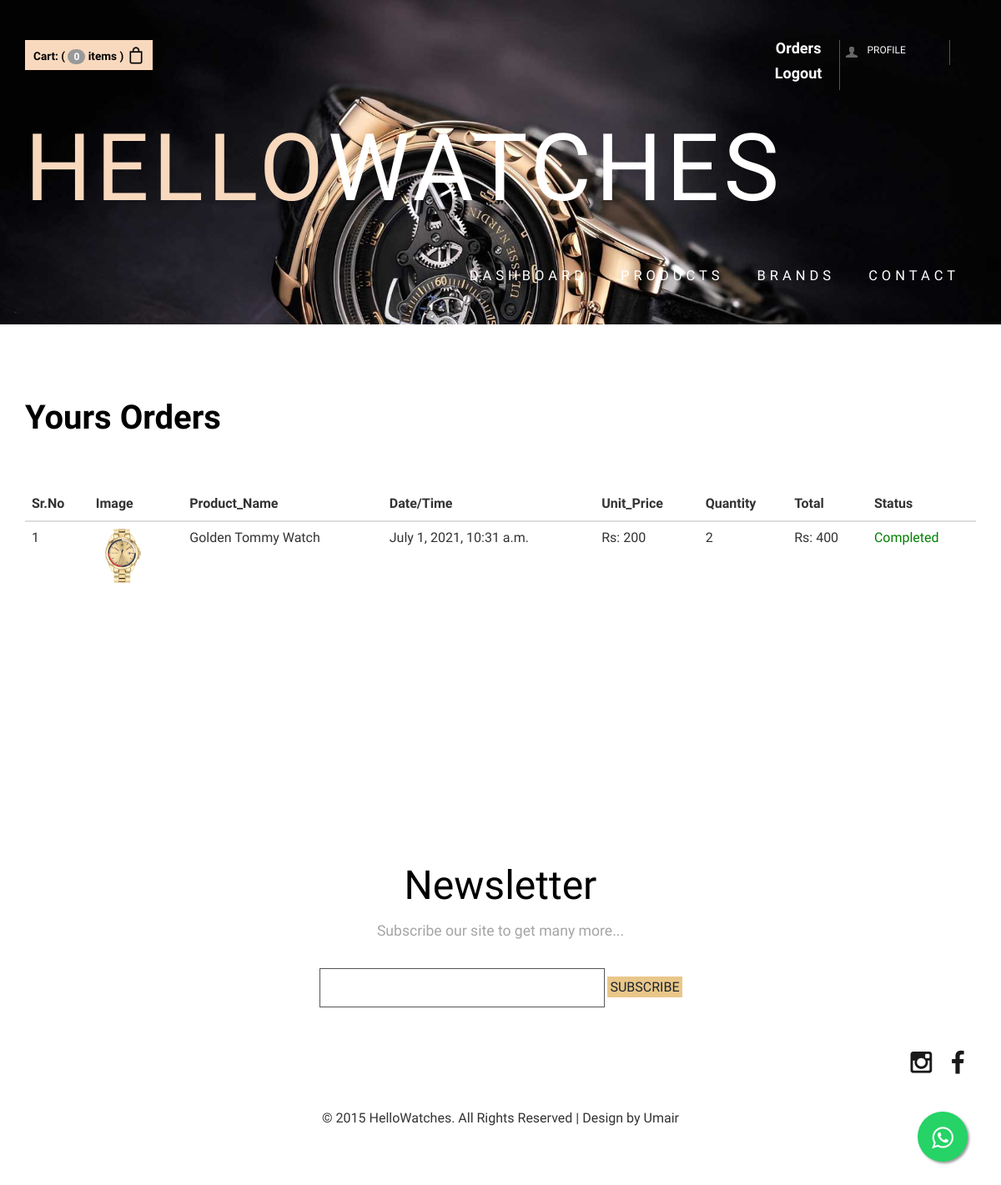
/orders/ (signed in), run on the app's committed database.
### HWapp/models/order.py (models this page shows, shortened)
class Order(models.Model):
    Order_ID = models.ForeignKey(Request, on_delete = models.CASCADE, null = True)
    product = models.ForeignKey(Menproduct, on_delete=models.CASCADE)
    customer = models.ForeignKey(Customer, on_delete=models.CASCADE)
    qty = models.IntegerField(default=1)
    price = models.IntegerField()
    name = models.CharField(max_length=50, default='')
    address = models.CharField(max_length=50, default='')
    phone = models.CharField(max_length=50, default='')
    date = models.DateTimeField(default=datetime.datetime.today)
    status = models.BooleanField(default=False)
    @staticmethod
    def get_orders_by_customer(customer_id):
        return Order.objects.filter(customer=customer_id).order_by('-date')

### HWapp/models/menproduct.py (models this page shows, shortened)
class Menproduct(models.Model):
    image = models.ImageField(upload_to = "men/%y")
    name = models.CharField(max_length=50)
    brand = models.CharField(max_length=50)
    price = models.IntegerField(default=0)
    description = models.CharField(max_length=200, default='')
    category = models.ForeignKey(Category, on_delete=models.CASCADE, default=1)

### HWapp/middlewares/auth.py (the view)
    def middleware(request):
        if not request.session.get('customer_id'):
            return redirect('login')
        response = get_response(request)
        return response

### HWapp/templatetags/custom.py (called while the page is built)
@register.filter(name='currency')
def currency(number):
    return "Rs: "+str(number)

@register.filter(name='multiply')
def multiply(number, number1):
    return number * number1

### HWapp/views.py (called while the page is built)
    def get(self, request):
        customer = request.session.get('customer_id')
        orderview = Order.get_orders_by_customer(customer)
        print(orderview)
        return render(request,'HWapp/orders.html', {'orders':orderview})

### HWapp/templates/HWapp/orders.html (shortened to what this page needs)
{% extends 'HWapp/base.html' %}
{% load static %}
{% block content %}
{% load cart %}
{% load custom %}
   	 <div class="container">
		  	 <br><br><br><br>
			<h2 style="text-align: left; margin-top: -2px; font-size: 40px; color:black;"><b>Yours Orders</b></h2>
			<br>
			<table class="table">
				<thead>
					<tr>
						<th>Sr.No</th>
						<th>Image</th>
						<th>Product_Name</th>
						<th>Date/Time</th>
						<th>Unit_Price</th>
						<th>Quantity</th>
						<th>Total</th>
						<th>Status</th>
					</tr>
				</thead>
				<tbody>
					{% for items in orders %}
					<tr>
						<td>{{forloop.counter}}</td>
						<td><img style="height: 65px;" src="{{ items.product.image.url }}" alt="No img" /></td>
						<td>{{items.product.name }}</td>
						<td>{{items.date }}</td>
						<td>{{items.price|currency}}</td>
						<td>{{items.qty}}</td>
						<td>{{items.qty|multiply:items.price|currency}}</td>
					 {% if items.status %}
					    <td style="color: green;">Completed</td>
					 {% else %}
					    <td style="color: red;">Pending</td>
					  {% endif %}
					</tr>
					{%  endfor %}
				</tbody>
			</table>
			<br><br><br><br><br><br><br><br><br><br>
	 </div>
   {% endblock %}

### HWapp/static/HWapp/css/style.css (style rules this page uses)
h4, h5, h6, h1, h2, h3 { margin-top: 0; }
html, body { font-family: 'PT Sans Narrow', sans-serif; font-size: 100%; background:#fff; }

### data on the page
Order: product.image (picture), product.name "Golden Tommy Watch", date "July 1, 2021, 10:31 a.m.", price "Rs: 200", qty "2", qty|multiply "Rs: 400", status "Completed"

### other printed values
{{ request.session.cart.keys|length }} "0"
